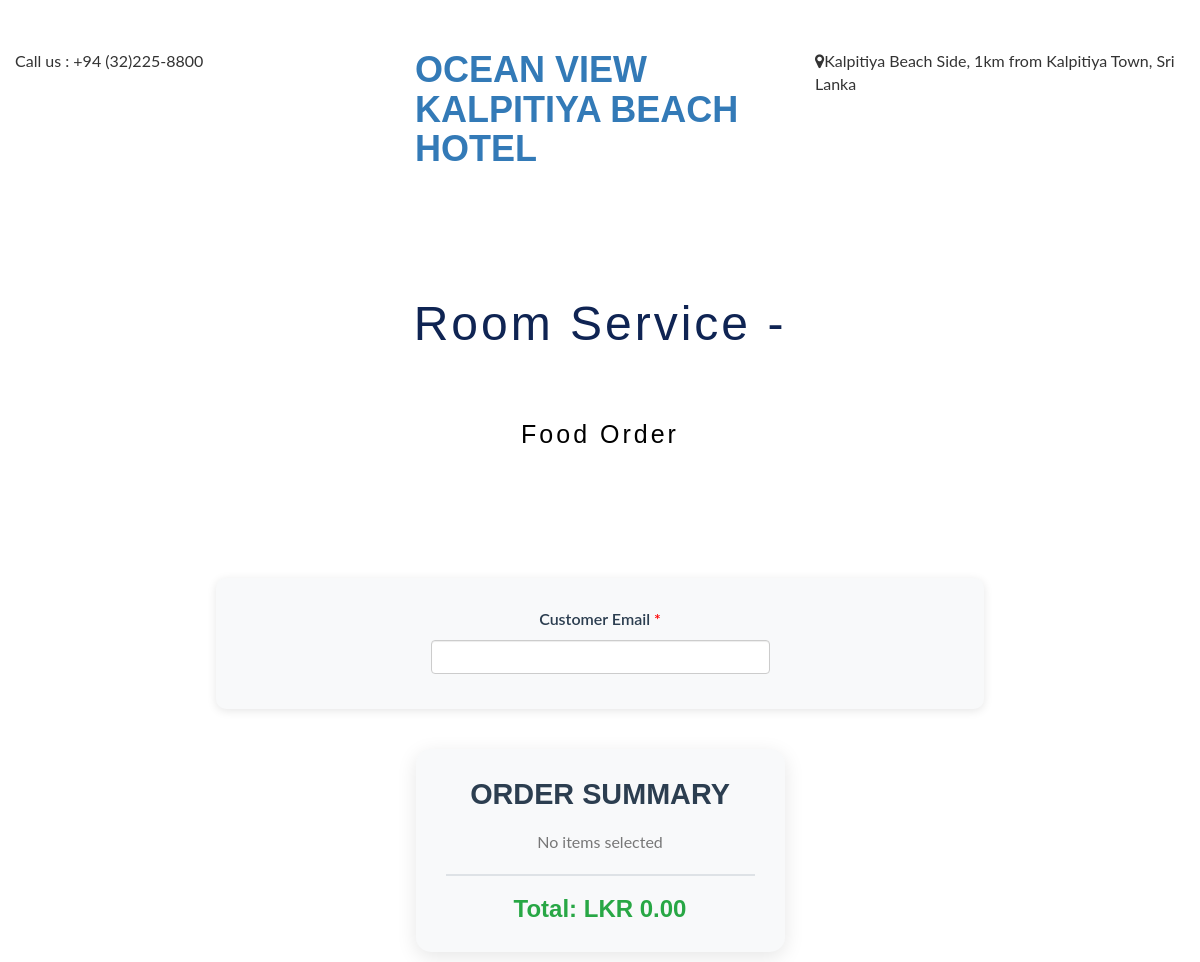
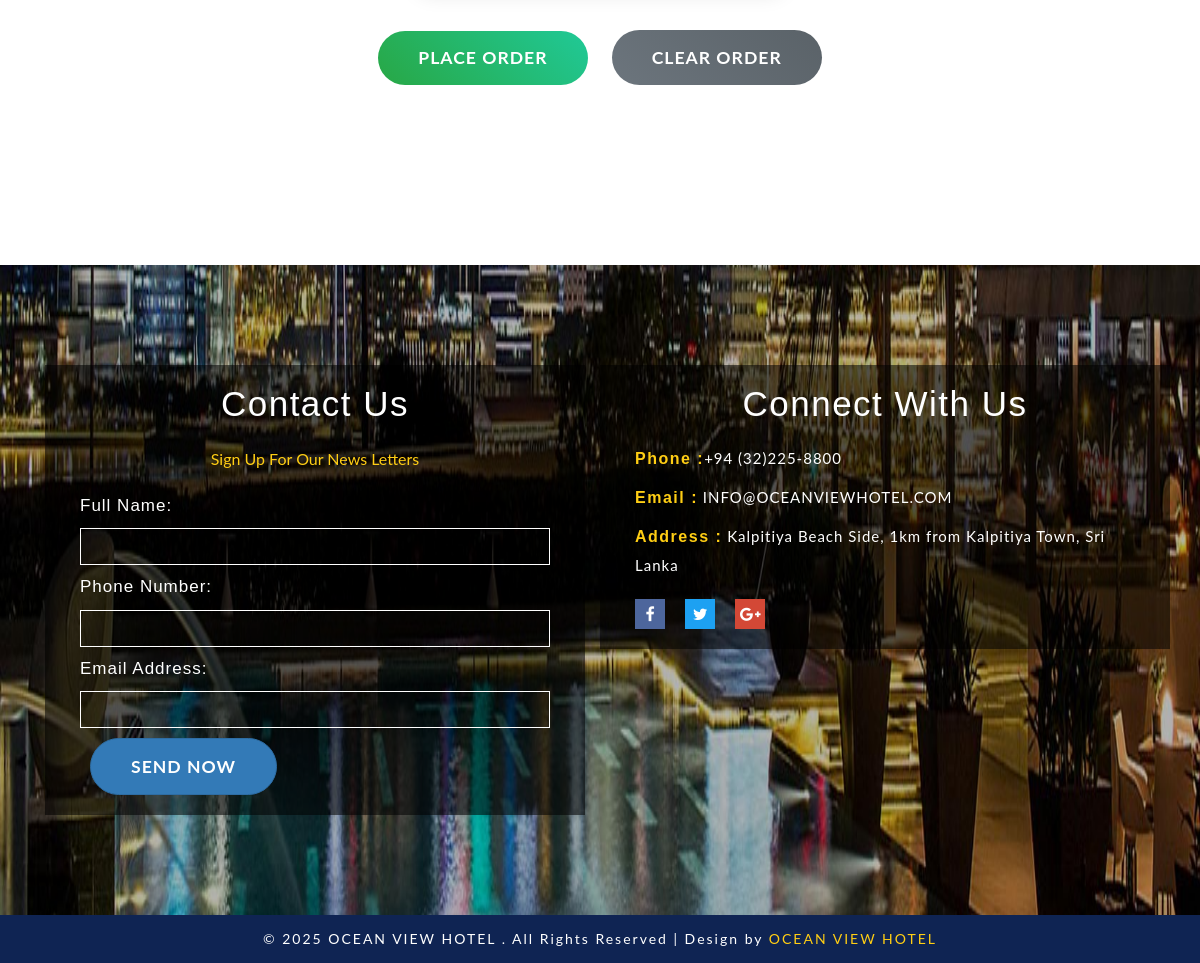
The page /food_order.php on the database as committed earlier (2 pictures, top to bottom).
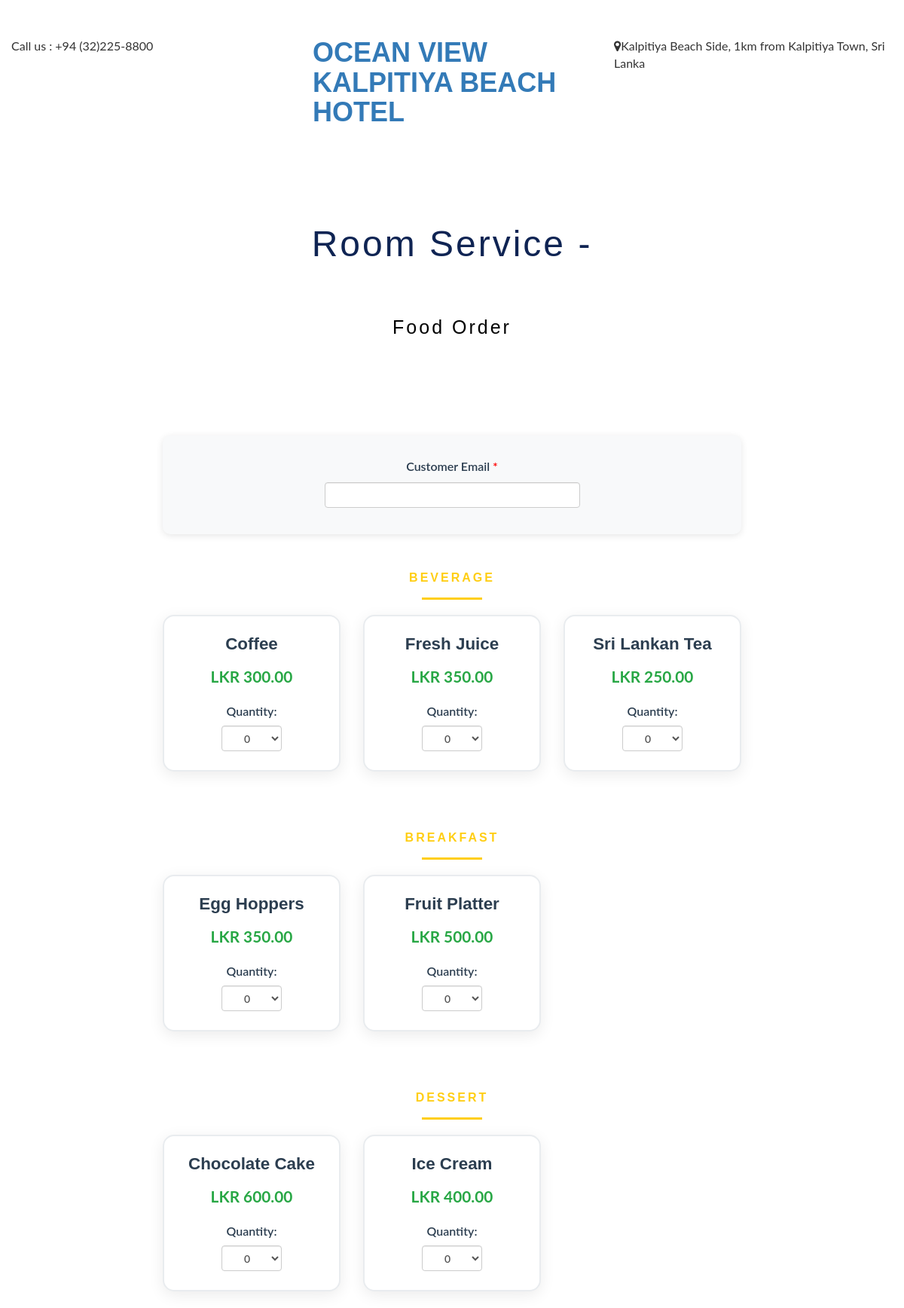
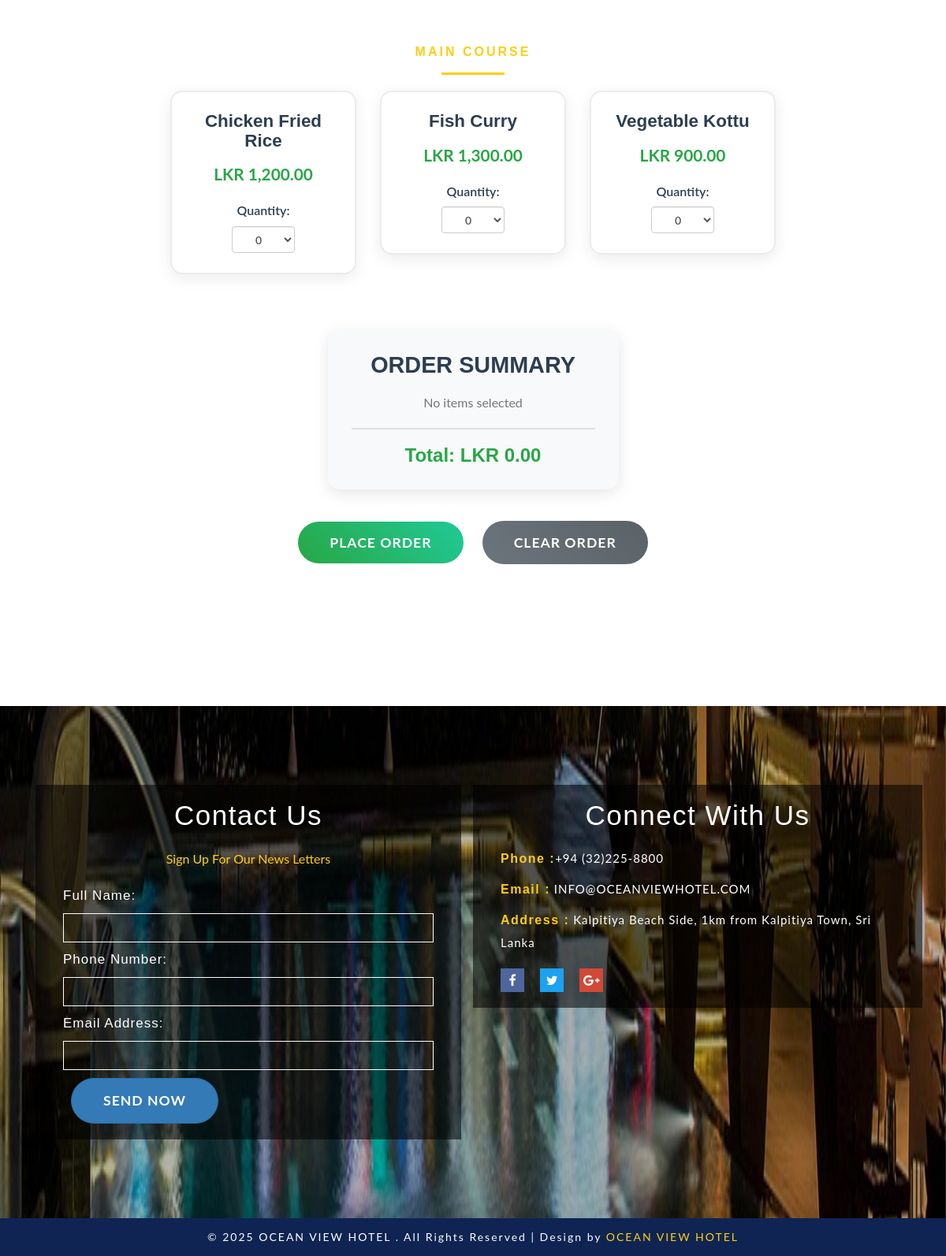
The same page on the database as committed later (2 pictures, top to bottom).
### tables this page shows
CREATE TABLE IF NOT EXISTS `foods` (
  `id` int(11) NOT NULL AUTO_INCREMENT,
  `name` varchar(100) NOT NULL,
  `category` varchar(50) NOT NULL,
  `price` decimal(10,2) NOT NULL,
  PRIMARY KEY (`id`)
);

### food_order.php (the view, shortened to what this page needs)
<?php
include('db.php');
?>
<!DOCTYPE html>
<html lang="en">
<head>
<link href="css/bootstrap.css" rel="stylesheet" type="text/css" media="all" />
<link href="css/font-awesome.css" rel="stylesheet">
<link href="css/style.css" rel="stylesheet" type="text/css" media="all" />
<link href="css/swipebox.css" rel="stylesheet">
</head>
<body>
<div class="header" id="home">
	<div class="content white">
		<nav class="navbar navbar-default">
			<div class="container">
				<div class="collapse navbar-collapse" id="bs-example-navbar-collapse-1">
					<nav class="link-effect-2" id="link-effect-2">
						<ul class="nav1 nav navbar-nav">
							<li><a href="index.php" class="effect-3">Home</a></li>
							<li><a href="index.php#about" class="effect-3">About</a></li>
							<li><a href="index.php#gallery" class="effect-3">Gallery</a></li>
							<li><a href="index.php#rooms" class="effect-3">Rooms</a></li>
							<li><a href="food_order.php" class="effect-3">Food Order</a></li>
							<li><a href="index.php#contact" class="effect-3">Contact Us</a></li>
						</ul>
					</nav>
				</div>
			</div>
		</nav>
	</div>
</div>
<div class="header-bot">
	<div class="header-bot_inner_wthreeinfo_header_mid">
		<div class="col-md-4 header-middle">
			<p>Call us : <span>+94 (32)225-8800</span></p>
		</div>
		<div class="col-md-4 logo">
			<h1><a href="index.php">OCEAN VIEW<br><span>KALPITIYA BEACH HOTEL</span></a></h1>
		</div>
		<div class="col-md-4 header-right">
			<p><i class="fa fa-map-marker" aria-hidden="true"></i>Kalpitiya Beach Side, 1km from Kalpitiya Town, Sri Lanka</p>
		</div>
		<div class="clearfix"></div>
	</div>
</div>
<div class="banner-bottom">
	<div class="container">
		<div class="agileits_banner_bottom">
			<div class="col-md-12 wthree_banner_bottom_right">
				<h3 class="title-w3-agileits title-black-wthree">Room Service - <span class="title-w3-agileits1">Food Order</span></h3>
				<div class="food-order-container">
					<form method="post" id="foodOrderForm">
						<div class="customer-email-section">
							<div class="row">
								<div class="col-md-6 col-md-offset-3">
									<div class="form-group">
										<label for="customer_email">Customer Email <span style="color:red;">*</span></label>
										<input type="email" name="customer_email" id="customer_email" class="form-control" required placeholder="Enter your email for order confirmation">
									</div>
								</div>
							</div>
						</div>
						<div class="food-menu">
							<?php
							$categories_sql = "SELECT DISTINCT category FROM foods ORDER BY category";
							$categories_result = mysqli_query($con, $categories_sql);
							while($category_row = mysqli_fetch_array($categories_result)) {
								$category = $category_row['category'];
								echo "<div class='food-category'>";
								echo "<h3 class='category-title'>".$category."</h3>";
								echo "<div class='row'>";
								$food_sql = "SELECT * FROM foods WHERE category = '$category' ORDER BY name";
								$food_result = mysqli_query($con, $food_sql);
								while($food = mysqli_fetch_array($food_result)) {
									echo "<div class='col-md-4 col-sm-6 mb-4'>";
									echo "<div class='food-item'>";
									echo "<h5>".$food['name']."</h5>";
									echo "<p class='price'>LKR ".number_format($food['price'], 2)."</p>";
									echo "<div class='quantity-control'>";
									echo "<label>Quantity:</label>";
									echo "<select name='quantity[".$food['id']."]' class='form-control quantity-select' data-price='".$food['price']."' data-name='".$food['name']."'>";
									echo "<option value='0'>0</option>";
									echo "</select>";
									echo "</div>";
									echo "</div>";
									echo "</div>";
								}
								echo "</div>";
								echo "</div>";
							}
							?>
						</div>
						<div class="order-summary-section">
							<div class="row">
								<div class="col-md-6 col-md-offset-3">
									<div class="order-summary">
										<h4>Order Summary</h4>
										<div id="orderItems"></div>
										<div class="total-section">
											<h5>Total: LKR <span id="totalAmount">0.00</span></h5>
										</div>
									</div>
								</div>
							</div>
						</div>
						<div class="order-actions">
							<div class="text-center">
								<button type="submit" name="place_order" class="btn btn-success btn-lg">Place Order</button>
								<button type="button" class="btn btn-secondary" onclick="clearOrder()">Clear Order</button>
							</div>
						</div>
					</form>
				</div>
			</div>
		</div>
	</div>
</div>
<section class="contact-w3ls" id="contact">
	<div class="container">
		<div class="col-lg-6 col-md-6 col-sm-6 contact-w3-agile2" data-aos="flip-left">
			<div class="contact-agileits">
				<h4>Contact Us</h4>
				<p class="contact-agile2">Sign Up For Our News Letters</p>
				<form  method="post" name="sentMessage" id="contactForm" >
					<div class="control-group form-group">
                            <label class="contact-p1">Full Name:</label>
                            <input type="text" class="form-control" name="name" id="name" required >
                    </div>
                    <div class="control-group form-group">
                            <label class="contact-p1">Phone Number:</label>
                            <input type="tel" class="form-control" name="phone" id="phone" required >
                    </div>
                    <div class="control-group form-group">
                            <label class="contact-p1">Email Address:</label>
                            <input type="email" class="form-control" name="email" id="email" required >
                    </div>
                    <input type="submit" name="sub" value="Send Now" class="btn btn-primary">
				</form>
			</div>
		</div>
		<div class="col-lg-6 col-md-6 col-sm-6 contact-w3-agile1" data-aos="flip-right">
			<h4>Connect With Us</h4>
			<p class="contact-agile1"><strong>Phone :</strong>+94 (32)225-8800</p>
			<p class="contact-agile1"><strong>Email :</strong> <a href="mailto:info@oceanviewhotel.com">INFO@OCEANVIEWHOTEL.COM</a></p>
			<p class="contact-agile1"><strong>Address :</strong> Kalpitiya Beach Side, 1km from Kalpitiya Town, Sri Lanka</p>
			<div class="social-bnr-agileits footer-icons-agileinfo">
				<ul class="social-icons3">
								<li><a href="#" class="fa fa-facebook icon-border facebook"> </a></li>
								<li><a href="#" class="fa fa-twitter icon-border twitter"> </a></li>
								<li><a href="#" class="fa fa-google-plus icon-border googleplus"> </a></li>
							</ul>
			</div>
		</div>
		<div class="clearfix"></div>
	</div>
</section>
<div class="copy">
	<p>© 2025 OCEAN VIEW HOTEL . All Rights Reserved | Design by <a href="index.php">OCEAN VIEW HOTEL</a> </p>
</div>
</body>
</html>

### food_order.php (style rules this page uses)
.food-order-container { padding: 40px 0; }
.customer-email-section { background: #f8f9fa; padding: 30px; border-radius: 10px; margin-bottom: 40px; box-shadow: 0 2px 10px rgba(0,0,0,0.1); }
.customer-email-section label { font-weight: 600; color: #2c3e50; margin-bottom: 10px; }
.food-category { margin-bottom: 50px; }
.category-title { color: #2c3e50; font-size: 2.2em; font-weight: 700; text-align: center; margin-bottom: 30px; text-transform: uppercase; letter-spacing: 2px; position: relative; }
.category-title:after { content: ''; position: absolute; bottom: -10px; left: 50%; transform: translateX(-50%); width: 80px; height: 3px; background: #ffce14; }
.food-item { background: white; border: 2px solid #e9ecef; border-radius: 15px; padding: 25px; text-align: center; transition: all 0.3s ease; box-shadow: 0 5px 20px rgba(0,0,0,0.08); margin-bottom: 20px; }
.food-item h5 { color: #2c3e50; font-size: 1.4em; font-weight: 700; margin-bottom: 15px; text-transform: capitalize; }
.food-item .price { color: #28a745; font-size: 1.3em; font-weight: 700; margin-bottom: 20px; }
.quantity-control label { color: #2c3e50; font-weight: 600; margin-bottom: 8px; display: block; }
.quantity-select { max-width: 80px; margin: 0 auto; text-align: center; font-weight: 600; }
.order-summary-section { margin: 40px 0; }
.order-summary { background: #f8f9fa; padding: 30px; border-radius: 15px; box-shadow: 0 5px 20px rgba(0,0,0,0.1); text-align: center; }
.order-summary h4 { color: #2c3e50; font-size: 1.8em; font-weight: 700; margin-bottom: 20px; text-transform: uppercase; }
.total-section { margin-top: 20px; padding-top: 20px; border-top: 2px solid #dee2e6; }
.total-section h5 { color: #28a745; font-size: 1.5em; font-weight: 700; }
.order-actions { margin: 40px 0; }
.btn { padding: 15px 40px; font-size: 1.1em; font-weight: 700; text-transform: uppercase; letter-spacing: 1px; border-radius: 30px; transition: all 0.3s ease; margin: 0 10px; }
.btn-success { background: linear-gradient(45deg, #28a745, #20c997); border: none; color: white; }
.btn-secondary { background: linear-gradient(45deg, #6c757d, #5a6268); border: none; color: white; }

Rows that differ between the two databases and show on the page:
added foods: name "Coffee", price "300.00", id+price+name "0", shown under "BEVERAGE"
added foods: name "Fresh Juice", price "350.00", id+price+name "0", shown under "BEVERAGE"
added foods: name "Sri Lankan Tea", price "250.00", id+price+name "0", shown under "BEVERAGE"
added foods: name "Egg Hoppers", price "350.00", id+price+name "0", shown under "BREAKFAST"
added foods: name "Fruit Platter", price "500.00", id+price+name "0", shown under "BREAKFAST"
added foods: name "Chocolate Cake", price "600.00", id+price+name "0", shown under "DESSERT"
added foods: name "Ice Cream", price "400.00", id+price+name "0", shown under "DESSERT"
added foods: name "Chicken Fried Rice", price "1,200.00", id+price+name "0", shown under "MAIN COURSE"
added foods: name "Fish Curry", price "1,300.00", id+price+name "0", shown under "MAIN COURSE"
added foods: name "Vegetable Kottu", price "900.00", id+price+name "0", shown under "MAIN COURSE"
Other text that changed with them:
new list line: "BEVERAGE"
new list line: "BREAKFAST"
new list line: "DESSERT"
new list line: "MAIN COURSE"
